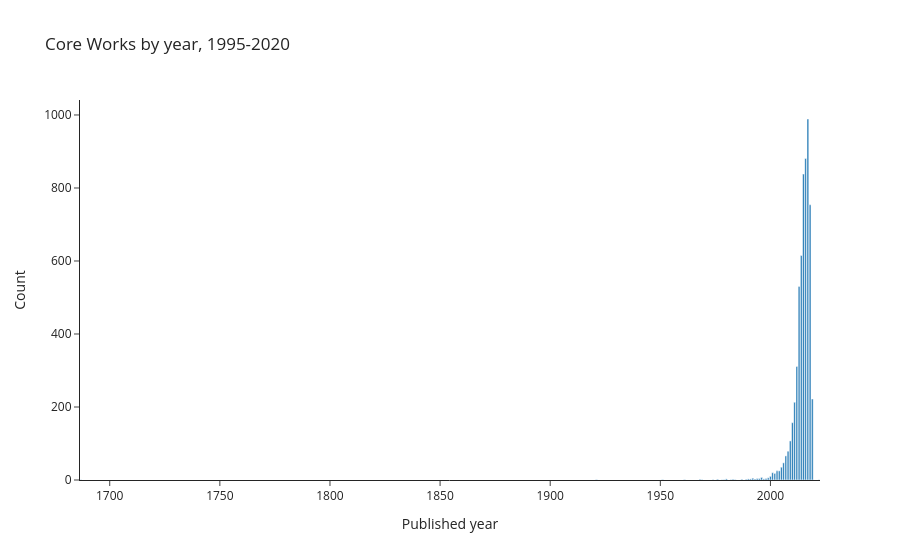

The cell this chart's notebook holds for it:
### Code cell
fig = px.bar(pub_year_df,
            x="year",
            y='count',
            title="Core Works by year, 1995-2020",
            template="simple_white",
            labels={ # replaces default labels by column name
                "count": "Count",  "year": "Published year"},)
fig.show()

### Figure 1 — Plotly figure (JSON) as saved in the notebook; plotly's stock layout.template omitted (floating-point values rounded to 4 significant figures)
{"data": [{"hovertemplate": "Published year=%{x}<br>Count=%{y}<extra></extra>", "legendgroup": "", "marker": {"color": "#1F77B4", "pattern": {"shape": ""}}, "name": "", "orientation": "v", "showlegend": false, "textposition": "auto", "type": "bar", "x": [1687, 1921, 1951, 1961, 1968, 1969, 1974, 1976, 1978, 1979, 1980, 1982, 1983, 1984, 1987, 1989, 1990, 1991, 1992, 1993, 1994, 1995, 1996, 1997, 1998, 1999, 2000, 2001, 2002, 2003, 2004, 2005, 2006, 2007, 2008, 2009, 2010, 2011, 2012, 2013, 2014, 2015, 2016, 2017, 2018, 2019, 2022], "xaxis": "x", "y": [1, 1, 1, 1, 2, 1, 1, 2, 1, 1, 3, 1, 2, 1, 2, 2, 3, 3, 5, 3, 4, 4, 7, 3, 4, 6, 10, 20, 18, 25, 25, 35, 47, 66, 79, 107, 157, 213, 311, 530, 615, 838, 881, 989, 754, 222, 1], "yaxis": "y"}], "layout": {"barmode": "relative", "legend": {"tracegroupgap": 0}, "title": {"text": "Core Works by year, 1995-2020"}, "xaxis": {"anchor": "y", "domain": [0, 1], "title": {"text": "Published year"}}, "yaxis": {"anchor": "x", "domain": [0, 1], "title": {"text": "Count"}}}}
